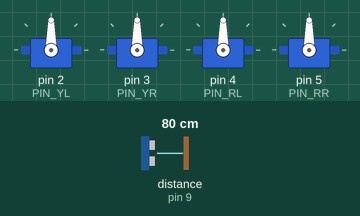
This sketch was run on a simulated Arduino Uno, built with avr-gcc and run on an emulated ATmega328P. Parts: 4 × servo. The test bench sets the inputs (shaded band); at power-on: distance to the obstacle (sensor on pin 9) 80 cm.

Above: at 1.7 s.
1.8 s: distance to the obstacle (sensor on pin 9) set to 16 cm
3.3 s: distance to the obstacle (sensor on pin 9) set to 12 cm
At 3.45 s:
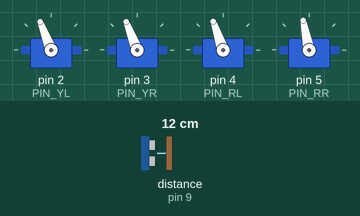
At 4.07 s:
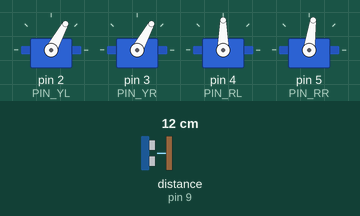
6.3 s: distance to the obstacle (sensor on pin 9) set to 120 cm
8.3 s: distance to the obstacle (sensor on pin 9) set to 2 cm
At 8.76 s:
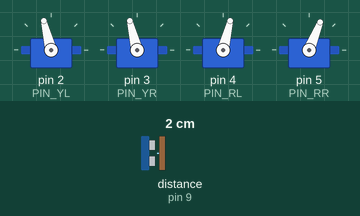
11.3 s: distance to the obstacle (sensor on pin 9) set to 250 cm
Timing chart, 0 to 14.3 s (numbered marks = the images above; inputs shaded):
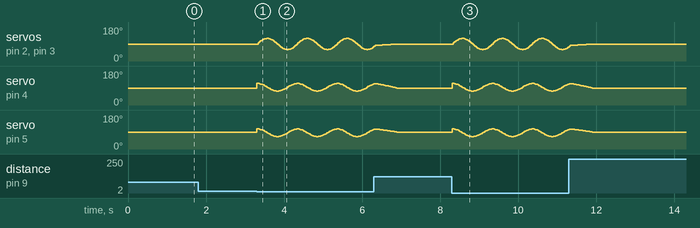

Measured:
- the behaviour switches between 15 and 14 cm on distance to the obstacle (sensor on pin 9) (found by bisection; images 0 and 1)
- after the input at 1.8 s, every drawn part: stays the same

The sketch:

3_Push.ino
```cpp
//-----------------------------------------------------------------
//-- The robot will be "push" by hand or other object
//-- change to Otto.walk(1,1000,1) to make the robot follow you!
//-----------------------------------------------------------------
#include <Servo.h>
#include <Oscillator.h>
#include <US.h>
#include <Otto.h>
Otto Otto;  //This is Otto!
//---------------------------------------------------------
//-- First step: Make sure the pins for servos are in the right position
/*
         ---------------
        |     O   O     |
        |---------------|
YR 3==> |               | <== YL 2
         ---------------
            ||     ||
RR 5==>   -----   ------  <== RL 4
         |-----   ------|
*/

#define PIN_YL 2 //servo[2]
#define PIN_YR 3 //servo[3]
#define PIN_RL 4 //servo[4]
#define PIN_RR 5 //servo[5]

//-- Movement parameters
int T=1000;              //Initial duration of movement
int moveId=0;            //Number of movement
int moveSize=15;         //Asociated with the height of some movements
//---------------------------------------------------------
bool obstacleDetected = false;

void setup(){
  //Set the servo pins
  Otto.init(PIN_YL,PIN_YR,PIN_RL,PIN_RR,true);
  Otto.home();
  delay(50);
}

void loop() {
  if(obstacleDetected){
    Otto.walk(1,1000,-1);  //Otto.walk(1,1000,1) to make the robot follow you!
    obstacleDetector();
    }else{
      Otto.home();
      obstacleDetector();
    }
}

///////////////////////////////////////////////////////////////////
//-- Function to read distance sensor & to actualize obstacleDetected variable
void obstacleDetector(){
   int distance = Otto.getDistance();
        if(distance<15){
          obstacleDetected = true;
        }else{
          obstacleDetected = false;
        }
}
```
